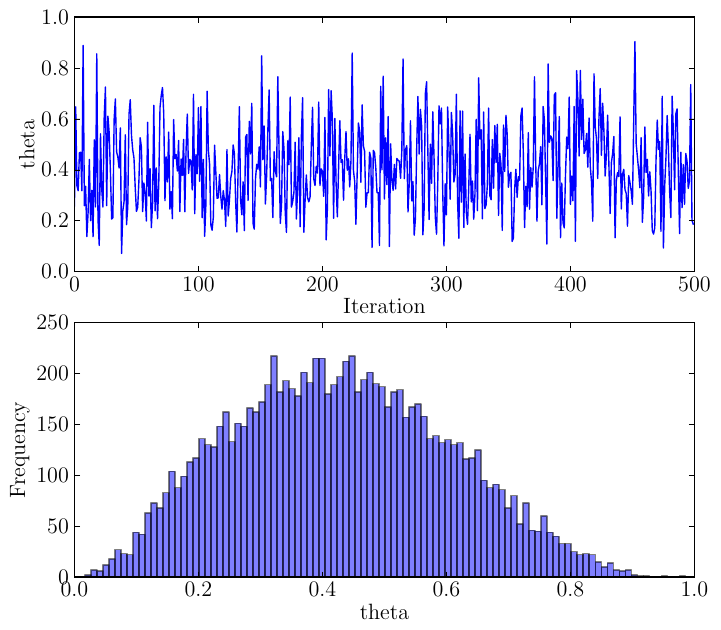

Reproduce this figure in Python.
import numpy as np
import scipy.misc
import matplotlib.pyplot as plt

plt.rc("font", size=16, family="serif", serif="Computer Sans")
plt.rc("text", usetex=True)

theta = np.loadtxt('jags_example.txt')

plt.figure(figsize=(8, 7))
plt.subplot(2,1,1)
plt.plot(theta[0:500], linewidth=1)
plt.xlabel('Iteration')
plt.ylabel('theta')

plt.subplot(2,1,2)
plt.hist(theta, 100, alpha=0.5)
plt.xlabel('theta')
plt.ylabel('Frequency')

plt.savefig('jags_example.pdf', bbox_inches='tight')
plt.show()

